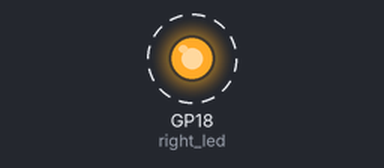
Simulated run of this program. Board: Raspberry Pi Pico running MicroPython. Shown: output pins drawn as LEDs (lit = HIGH). Dashed ring = blinking.

Above: at 0.2 s.
Timing chart, 0 to 3.0 s (numbered marks = the images above):
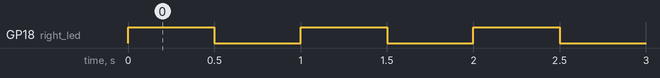

Measured:
- by itself, GP18 (right_led): alternates HIGH for 0.50 s and LOW for 0.50 s

The program:

right_led.py
```python
from machine import Pin
import time

# 오른쪽 LED: GP18
right_led = Pin(18, Pin.OUT)


while True:
    right_led.value(1)   # 오른쪽 LED 켜기
    time.sleep(0.5)

    right_led.value(0)   # 오른쪽 LED 끄기
    time.sleep(0.5)
```
